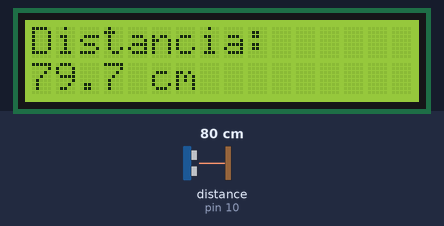
Bench run of a sketch on a simulated Arduino Uno, built with avr-gcc and run on an emulated ATmega328P. On the bench: 16×2 character LCD. Wiring (inferred from the names in the program): ultrasonic range finder: trigger pin 9; echo pin 10. The inputs (shaded band) are chosen by the test bench; at power-on: distance to the obstacle (sensor on pin 10) 80 cm. The echo pulse lasts 58.3 µs per cm; what the sketch prints to the serial monitor is not drawn.

Above: at 3.2 s.
3.3 s: distance to the obstacle (sensor on pin 10) set to 60 cm
At 3.85 s:
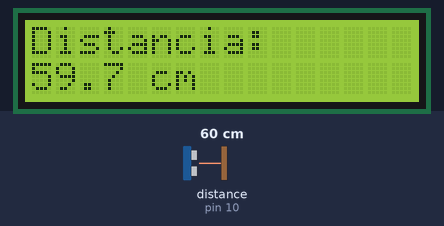
5.5 s: distance to the obstacle (sensor on pin 10) set to 35 cm
At 6.2 s:
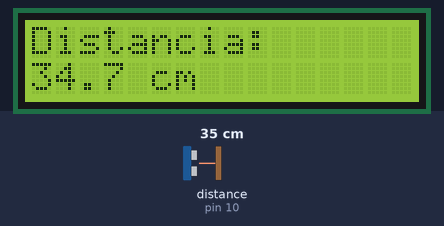
7.4 s: distance to the obstacle (sensor on pin 10) set to 250 cm
At 8.9 s:
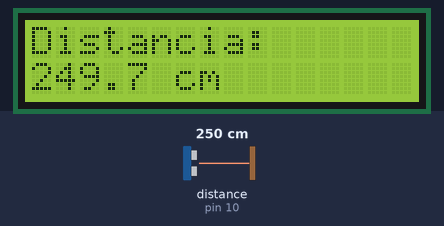
Timing chart, 0 to 10.4 s (numbered marks = the images above; inputs shaded):
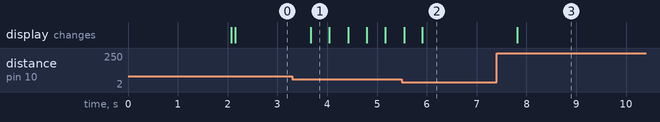

The sketch:

medidor_distancia__1_.ino
```cpp
#include <LiquidCrystal.h>

// ---------- Pinos (mesmas ligações da versão anterior) ----------
LiquidCrystal lcd(12, 11, 5, 4, 3, 2);  // RS, E, D4, D5, D6, D7
const int trigPin = 9;
const int echoPin = 10;

// ---------- Configurações ----------
const unsigned long TIMEOUT_US   = 30000;  // tempo máximo de espera do eco
const float         DIST_MIN_CM  = 2.0;    // alcance mínimo do HC-SR04
const float         DIST_MAX_CM  = 400.0;  // alcance máximo do HC-SR04
const int           NUM_LEITURAS = 5;      // leituras usadas na média
const unsigned long INTERVALO_MS = 300;    // intervalo entre atualizações

// Escreve uma linha completa no LCD (preenche com espaços para apagar o resto)
void escreverLinha(uint8_t linha, const char *texto) {
  char buf[17];
  snprintf(buf, sizeof(buf), "%-16s", texto);
  lcd.setCursor(0, linha);
  lcd.print(buf);
}

// Faz uma única medição. Retorna a distância em cm, ou -1 se não houve eco.
float lerDistancia() {
  digitalWrite(trigPin, LOW);
  delayMicroseconds(2);
  digitalWrite(trigPin, HIGH);
  delayMicroseconds(10);
  digitalWrite(trigPin, LOW);

  unsigned long duracao = pulseIn(echoPin, HIGH, TIMEOUT_US);
  if (duracao == 0) return -1;

  return duracao * 0.0343 / 2.0;
}

// Média das leituras válidas. Retorna -1 se nenhuma for válida.
float distanciaMedia() {
  float soma = 0;
  int validas = 0;

  for (int i = 0; i < NUM_LEITURAS; i++) {
    float d = lerDistancia();
    if (d >= DIST_MIN_CM && d <= DIST_MAX_CM) {
      soma += d;
      validas++;
    }
    delay(10);  // pequena pausa para o eco anterior se dissipar
  }

  if (validas == 0) return -1;
  return soma / validas;
}

void setup() {
  pinMode(trigPin, OUTPUT);
  pinMode(echoPin, INPUT);

  Serial.begin(9600);

  lcd.begin(16, 2);
  escreverLinha(0, "Medidor de dist.");
  escreverLinha(1, "Iniciando...");
  delay(2000);
  lcd.clear();
}

void loop() {
  float distancia = distanciaMedia();

  if (distancia < 0) {
    escreverLinha(0, "FORA DE FAIXA");
    escreverLinha(1, "Alcance 2-400cm");
    Serial.println("Fora de faixa");
  } else {
    char numero[10];
    char linha2[17];
    dtostrf(distancia, 1, 1, numero);          // 1 casa decimal
    snprintf(linha2, sizeof(linha2), "%s cm", numero);

    escreverLinha(0, "Distancia:");
    escreverLinha(1, linha2);

    Serial.print("Distancia: ");
    Serial.print(numero);
    Serial.println(" cm");
  }

  delay(INTERVALO_MS);
}
```

Measured:
- after the input at 3.3 s, the display: changes after 0.37 s (image 1)
- after the input at 5.5 s, the display: first changes at once (image 2 shows a later state)
- after the input at 7.4 s, the display: changes after 0.41 s (image 3)
